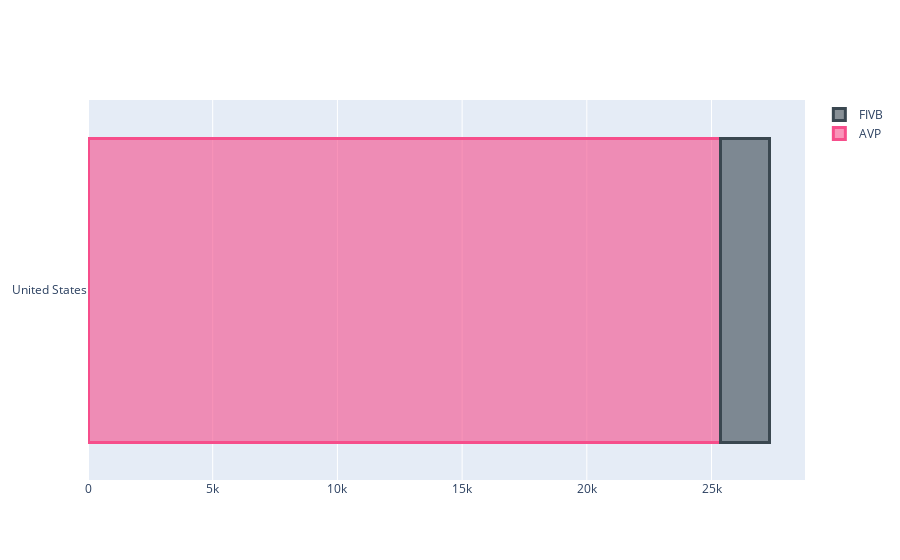

Notebook code cell kept with this figure:
### Code cell
# Taken from Plotly documentation on how to make a colored bar graph

fig = go.Figure()
fig.add_trace(go.Bar(
    y = ['United States'],
    x = [frequency_dict['AVP']],
    name ='AVP',
    orientation='h',
    marker_color='rgba(246, 78, 139, 0.6)',
    marker_line_color='rgba(246, 78, 139, 1.0)',
    marker_line_width=3
))
fig.add_trace(go.Bar(
    y = ['United States'],
    x = [frequency_dict['FIVB']],
    name ='FIVB',
    orientation='h',
    marker_color='rgba(58, 71, 80, 0.6)',
    marker_line_color='rgba(58, 71, 80, 1.0)',
    marker_line_width=3
))

fig.update_layout(barmode='stack')
fig.show()

### Figure 1 — Plotly figure (JSON) as saved in the notebook; plotly's stock layout.template omitted (floating-point values rounded to 4 significant figures)
{"data": [{"marker": {"color": "rgba(246, 78, 139, 0.6)", "line": {"color": "rgba(246, 78, 139, 1.0)", "width": 3}}, "name": "AVP", "orientation": "h", "type": "bar", "x": [25353], "y": ["United States"]}, {"marker": {"color": "rgba(58, 71, 80, 0.6)", "line": {"color": "rgba(58, 71, 80, 1.0)", "width": 3}}, "name": "FIVB", "orientation": "h", "type": "bar", "x": [1958], "y": ["United States"]}], "layout": {"autosize": true, "barmode": "stack", "xaxis": {"autorange": true, "range": [0, 28750.0], "type": "linear"}, "yaxis": {"autorange": true, "range": [-0.5, 0.5], "type": "category"}}}
